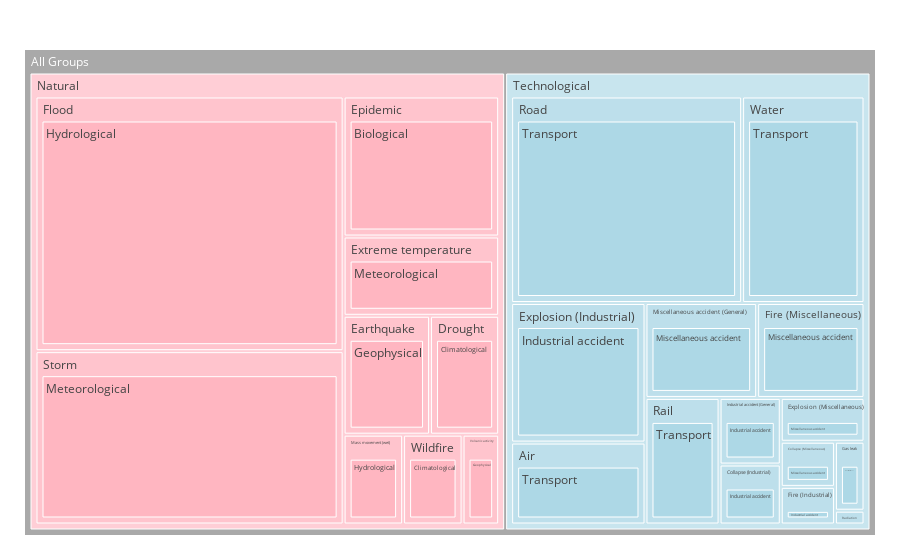

Notebook code cell kept with this figure:
### Code cell
treemap = px.treemap(year_filter_grouped, 
                     path = [px.Constant("All Groups"), "Disaster Group", "Disaster Type", "Disaster Subgroup"],
                     values = "Group_Count")

treemap.update_traces(root_color = "darkgrey")
treemap.update_layout(
    treemapcolorway = ["lightpink", "lightblue"],
    margin = dict(t = 50, l = 25, r = 25, b = 25),
    font_color = "white")
treemap.show()

### Figure 1 — Plotly figure (JSON) as saved in the notebook; plotly's stock layout.template omitted (floating-point values rounded to 4 significant figures)
{"data": [{"branchvalues": "total", "domain": {"x": [0, 1], "y": [0, 1]}, "hovertemplate": "labels=%{label}<br>Group_Count=%{value}<br>parent=%{parent}<br>id=%{id}<extra></extra>", "ids": ["All Groups/Natural/Epidemic/Biological", "All Groups/Natural/Drought/Climatological", "All Groups/Natural/Wildfire/Climatological", "All Groups/Natural/Earthquake/Geophysical", "All Groups/Natural/Volcanic activity/Geophysical", "All Groups/Natural/Flood/Hydrological", "All Groups/Natural/Mass movement (wet)/Hydrological", "All Groups/Technological/Collapse (Industrial)/Industrial accident", "All Groups/Technological/Explosion (Industrial)/Industrial accident", "All Groups/Technological/Fire (Industrial)/Industrial accident", "All Groups/Technological/Gas leak/Industrial accident", "All Groups/Technological/Industrial accident (General)/Industrial accident", "All Groups/Technological/Radiation/Industrial accident", "All Groups/Natural/Extreme temperature/Meteorological", "All Groups/Natural/Storm/Meteorological", "All Groups/Technological/Collapse (Miscellaneous)/Miscellaneous accident", "All Groups/Technological/Explosion (Miscellaneous)/Miscellaneous accident", "All Groups/Technological/Fire (Miscellaneous)/Miscellaneous accident", "All Groups/Technological/Miscellaneous accident (General)/Miscellaneous accident", "All Groups/Technological/Air/Transport", "All Groups/Technological/Rail/Transport", "All Groups/Technological/Road/Transport", "All Groups/Technological/Water/Transport", "All Groups/Technological/Air", "All Groups/Technological/Collapse (Industrial)", "All Groups/Technological/Collapse (Miscellaneous)", "All Groups/Natural/Drought", "All Groups/Natural/Earthquake", "All Groups/Natural/Epidemic", "All Groups/Technological/Explosion (Industrial)", "All Groups/Technological/Explosion (Miscellaneous)", "All Groups/Natural/Extreme temperature", "All Groups/Technological/Fire (Industrial)", "All Groups/Technological/Fire (Miscellaneous)", "All Groups/Natural/Flood", "All Groups/Technological/Gas leak", "All Groups/Technological/Industrial accident (General)", "All Groups/Natural/Mass movement (wet)", "All Groups/Technological/Miscellaneous accident (General)", "All Groups/Technological/Radiation", "All Groups/Technological/Rail", "All Groups/Technological/Road", "All Groups/Natural/Storm", "All Groups/Natural/Volcanic activity", "All Groups/Technological/Water", "All Groups/Natural/Wildfire", "All Groups/Natural", "All Groups/Technological", "All Groups"], "labels": ["Biological", "Climatological", "Climatological", "Geophysical", "Geophysical", "Hydrological", "Hydrological", "Industrial accident", "Industrial accident", "Industrial accident", "Industrial accident", "Industrial accident", "Industrial accident", "Meteorological", "Meteorological", "Miscellaneous accident", "Miscellaneous accident", "Miscellaneous accident", "Miscellaneous accident", "Transport", "Transport", "Transport", "Transport", "Air", "Collapse (Industrial)", "Collapse (Miscellaneous)", "Drought", "Earthquake", "Epidemic", "Explosion (Industrial)", "Explosion (Miscellaneous)", "Extreme temperature", "Fire (Industrial)", "Fire (Miscellaneous)", "Flood", "Gas leak", "Industrial accident (General)", "Mass movement (wet)", "Miscellaneous accident (General)", "Radiation", "Rail", "Road", "Storm", "Volcanic activity", "Water", "Wildfire", "Natural", "Technological", "All Groups"], "name": "", "parents": ["All Groups/Natural/Epidemic", "All Groups/Natural/Drought", "All Groups/Natural/Wildfire", "All Groups/Natural/Earthquake", "All Groups/Natural/Volcanic activity", "All Groups/Natural/Flood", "All Groups/Natural/Mass movement (wet)", "All Groups/Technological/Collapse (Industrial)", "All Groups/Technological/Explosion (Industrial)", "All Groups/Technological/Fire (Industrial)", "All Groups/Technological/Gas leak", "All Groups/Technological/Industrial accident (General)", "All Groups/Technological/Radiation", "All Groups/Natural/Extreme temperature", "All Groups/Natural/Storm", "All Groups/Technological/Collapse (Miscellaneous)", "All Groups/Technological/Explosion (Miscellaneous)", "All Groups/Technological/Fire (Miscellaneous)", "All Groups/Technological/Miscellaneous accident (General)", "All Groups/Technological/Air", "All Groups/Technological/Rail", "All Groups/Technological/Road", "All Groups/Technological/Water", "All Groups/Technological", "All Groups/Technological", "All Groups/Technological", "All Groups/Natural", "All Groups/Natural", "All Groups/Natural", "All Groups/Technological", "All Groups/Technological", "All Groups/Natural", "All Groups/Technological", "All Groups/Technological", "All Groups/Natural", "All Groups/Technological", "All Groups/Technological", "All Groups/Natural", "All Groups/Technological", "All Groups/Technological", "All Groups/Technological", "All Groups/Technological", "All Groups/Natural", "All Groups/Natural", "All Groups/Technological", "All Groups/Natural", "All Groups", "All Groups", ""], "root": {"color": "darkgrey"}, "type": "treemap", "values": [53, 20, 13, 25, 8, 191, 13, 9, 46, 5, 5, 10, 1, 30, 130, 6, 9, 25, 26, 27, 23, 117, 62, 27, 9, 6, 20, 25, 53, 46, 9, 30, 5, 25, 191, 5, 10, 13, 26, 1, 23, 117, 130, 8, 62, 13, 483, 371, 854]}], "layout": {"autosize": true, "font": {"color": "white"}, "legend": {"tracegroupgap": 0}, "margin": {"b": 25, "l": 25, "r": 25, "t": 50}, "treemapcolorway": ["lightpink", "lightblue"]}}
